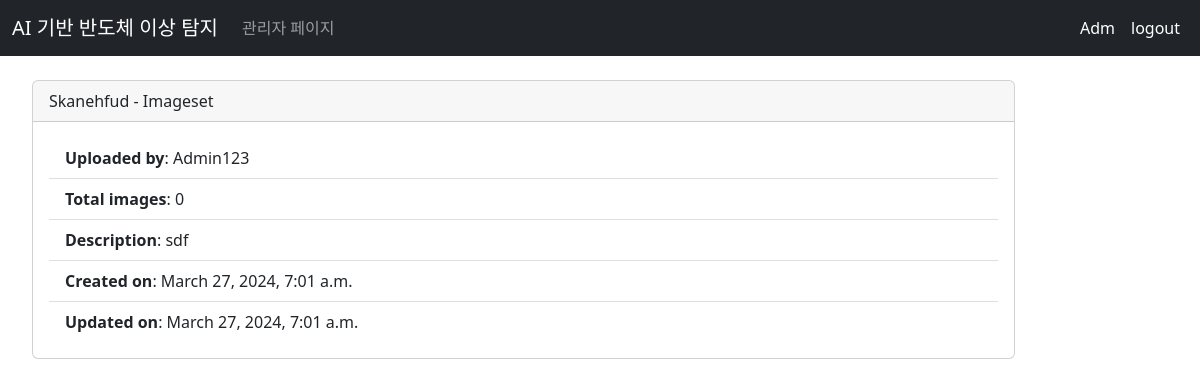
The page /images/2/imageset/ (signed in) on the database its author committed.
### apps/users/models.py (models this page shows)
class CustomUser(AbstractUser):
    age = models.PositiveIntegerField(null=True, blank=True)
    gender = models.CharField(
        choices=Organization.choices, max_length=10)

### apps/images/models.py (models this page shows, shortened)
class ImageSet(CreationModificationDateBase):
    name = models.CharField(max_length=100,
                            help_text="eg. Delhi-trip, Tajmahal, flowers"
                            )
    description = models.TextField()
    user = models.ForeignKey(settings.AUTH_USER_MODEL,
                             related_name='imagesets',
                             on_delete=models.CASCADE
                             )
    dirpath = models.CharField(max_length=150, null=True, blank=True)
    public = models.BooleanField(default=False)
    class Meta:
        constraints = [models.UniqueConstraint(
            fields=['user', 'name'],
            name='unique_imageset_by_user')]

### apps/images/views.py (the view)
# urls.py: path('<int:pk>/imageset/', views.ImageSetDetailView.as_view(),
class ImageSetDetailView(LoginRequiredMixin, DetailView):
    model = ImageSet
    context_object_name = 'imageset'

### apps/images/templates/images/imageset_detail.html (shortened to what this page needs)
{% extends 'base.html' %}
{% block content %}
<div class="col-md-10 mx-4">
    <div class="card">
    <div class="card-header">
        {{ imageset.name|capfirst }} - Imageset
    </div>
    <div class="card-body">
       <ul class="list-group list-group-flush">
            <li class="list-group-item"><b>Uploaded by</b>: {{ imageset.user|capfirst }}</li>
            <li class="list-group-item"><b>Total images</b>: {{ imageset.images.count }}</li>
            <li class="list-group-item"><b>Description</b>: {{ imageset.description }}</li>
            <li class="list-group-item"><b>Created on</b>: {{ imageset.created }}</li>
            <li class="list-group-item"><b>Updated on</b>: {{ imageset.modified }}</li>
        </ul>
    </div>
    </div>
</div>
{% endblock content %}

### templates/partials/_nav.html (shortened to what this page needs)
<nav class="navbar navbar-expand-lg navbar-dark bg-dark sticky-top fixed-top mb-4">
    <div class="container-fluid">
      <a class="navbar-brand" href="{% url 'home_url' %}">AI 기반 반도체 이상 탐지</a>
      <div class="collapse navbar-collapse" id="navbarSupportedContent">
        <ul class="navbar-nav me-auto mb-2 mb-lg-0">
           <li class="nav-item">
            <a class="nav-link" href="/admin">관리자 페이지</a>
          </li>
        </ul>
        <div class="d-flex">
          <ul class="navbar-nav me-auto mb-2 mb-lg-0">
          {% if user.is_authenticated %}
            <li class="nav-item">
              <a class="nav-link active" href="#">{{ request.user|capfirst }}</a>
            </li>
            <li class="nav-item">
              <a class="nav-link active" href="{% url 'users:logout' %}">logout</a>
            </li>
          {% endif %}
          </ul>
        </div>
      </div>
    </div>
  </nav>

### rows shown on the page
CustomUser: user "Adm"
ImageSet: name "Skanehfud", user "Admin123", images.count "0", description "sdf", created "March 27, 2024, 7:01 a.m.", modified "March 27, 2024, 7:01 a.m."
